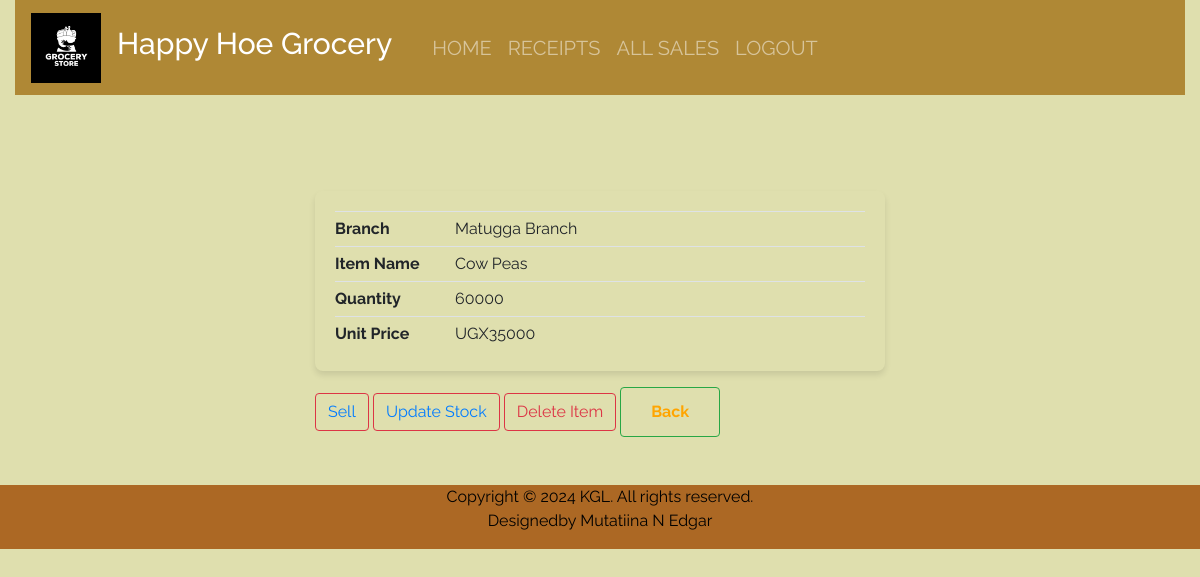
Screenshot of /home/15/ (signed in) with the database file from the repository.
### kgl/models.py (models this page shows, shortened)
class Stockx(models.Model):
    item_name=models.CharField(max_length=50, null = True, blank=True)
    stock_branch_name=models.CharField(max_length=50, null = True, blank=True)
    stock_type=models.CharField(max_length=50, null = True, blank=True)
    stock_time_of_produce=models.CharField(max_length=50, null = True, blank=True)
    stock_contact=models.CharField(max_length=50, null = True, blank=True)
    stock_source = models.CharField(max_length=50, null = True, blank=True)
    unit_cost = models.IntegerField(default=10, null = True, blank=True)
    unit_price = models.IntegerField(default=0, null = True, blank=True)
    total_quantity = models.IntegerField(default=0, null = True, blank=True)
    issued_quantity = models.IntegerField(default=0, null = True, blank=True)

### kgl/views.py (the view)
# urls.py: path('home/<int:product_id>/',views.product_detail, name = 'product_detail'),
@login_required
def product_detail(request, product_id):
    product = Stockx.objects.get(id = product_id)
    return render(request,"kgl/product_detail.html", {'product': product})

### kgl/templates/kgl/product_detail.html (shortened to what this page needs)
{% extends 'kgl/base.html'%}
{% load static %}
{% block content%}
<br></br>
<br></br>
<div class = "container">
  <table class="table">
    <tbody>
      <tr>
        <td data-label="Branch">{{product.stock_branch_name}}</td>
        <td data-label="Item Name">{{product.item_name}}</td>
        <td data-label="Quantity">{{product.total_quantity}}</td>
        <td data-label="Unit Price">UGX{{product.unit_price}}</td>
      </tr>
    </tbody>
  </table>
</div>
<div class = "container">
 <td data-label="Sell Item">
  <button class="btn btn-outline-danger btn"> <a href="{% url 'issue_item' product.id %}" class="text-black width-50px" >Sell</a> </button>
 </td>
  <td data-label="Update Stock">
    <button class="btn btn-outline-danger btn"><a href="{% url 'add_to_stock' product.id %}" class="text-black">Update Stock</a></button>
  </td>
  <td data-label="Delete">
    <button class="btn btn-outline-danger btn" data-toggle="modal" data-target="#deleteModal{{product.id}}">Delete Item</button>
  </td>
  <button type="submit" class="btn btn-outline-success primary" style="width: 100px; height: 50px;"><a href="/receipt" style="text-decoration:none; color:orange; font-weight:bolder;">Back</a></button>
</div>
{% endblock%}

### kgl/static/kgl/main.css (style rules this page uses)
html,body { position: relative; overflow-x: hidden; background: url('kgl/static/kgl/images/index.jpg'); width: 100% !important; height: 100vh; display: table; position: relative; background-position: center; background-attachment: scroll; -o-background-size: cover; -moz-background-size: cover; -webkit-background-size: cover; background-size: cover; background-repeat: no-repeat; }
body { background-color: #dfdfae; font-family: 'raleway'; }

### kgl/templates/kgl/product_detail.html (style rules this page uses)
.container { max-width: 600px; margin: 0 auto; }
.table { background-color: ; border-radius: 8px; box-shadow: 0 4px 6px rgba(0, 0, 0, 0.1); overflow: hidden; }
.table tbody tr { display: block; padding: 20px; border-bottom: 1px solid #000; }
.table tbody tr:last-child { border-bottom: none; }
.table tbody td { display: block; padding: 5px 0; }
.table tbody td:before { content: attr(data-label); font-weight: bold; display: inline-block; width: 120px; }

### rows the page displays
Stockx: stock_branch_name "Matugga Branch", item_name "Cow Peas", total_quantity "60000", unit_price "35000"
